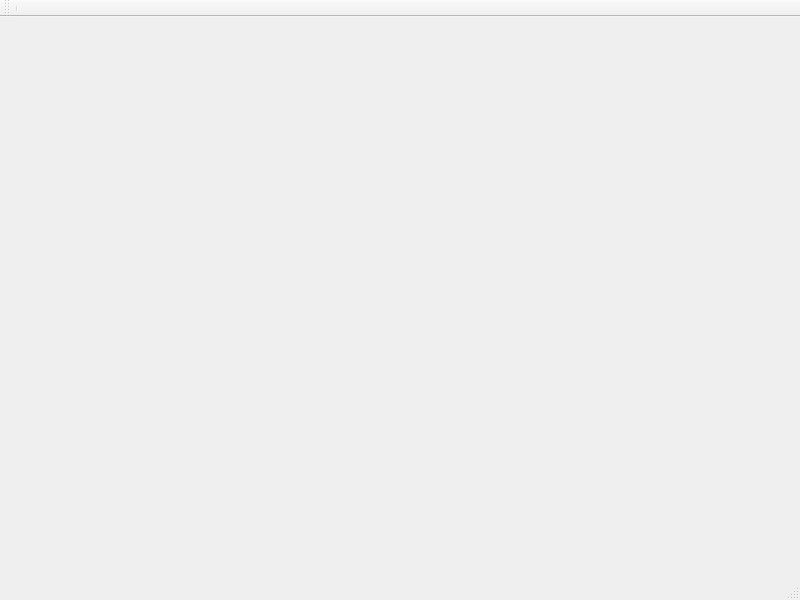
<?xml version="1.0" encoding="UTF-8"?>
<ui version="4.0">
 <class>MainWindow</class>
 <widget class="QMainWindow" name="MainWindow">
  <property name="geometry">
   <rect>
    <x>0</x>
    <y>0</y>
    <width>800</width>
    <height>600</height>
   </rect>
  </property>
  <property name="windowTitle">
   <string>MainWindow</string>
  </property>
  <widget class="QWidget" name="centralwidget">
   <widget class="QStackedWidget" name="stackedWidget">
    <property name="geometry">
     <rect>
      <x>0</x>
      <y>460</y>
      <width>801</width>
      <height>80</height>
     </rect>
    </property>
    <property name="currentIndex">
     <number>1</number>
    </property>
    <widget class="QWidget" name="screen3"/>
    <widget class="QWidget" name="screen1">
     <property name="enabled">
      <bool>true</bool>
     </property>
    </widget>
    <widget class="QWidget" name="screen2"/>
   </widget>
  </widget>
  <widget class="QMenuBar" name="menubar">
   <property name="geometry">
    <rect>
     <x>0</x>
     <y>0</y>
     <width>800</width>
     <height>24</height>
    </rect>
   </property>
  </widget>
  <widget class="QStatusBar" name="statusbar"/>
  <widget class="QToolBar" name="toolBar">
   <property name="windowTitle">
    <string>toolBar</string>
   </property>
   <attribute name="toolBarArea">
    <enum>TopToolBarArea</enum>
   </attribute>
   <attribute name="toolBarBreak">
    <bool>false</bool>
   </attribute>
   <addaction name="separator"/>
  </widget>
  <action name="actionScreen1">
   <property name="text">
    <string>Screen1</string>
   </property>
   <property name="toolTip">
    <string>actionScreen1</string>
   </property>
  </action>
 </widget>
 <resources/>
 <connections/>
</ui>
